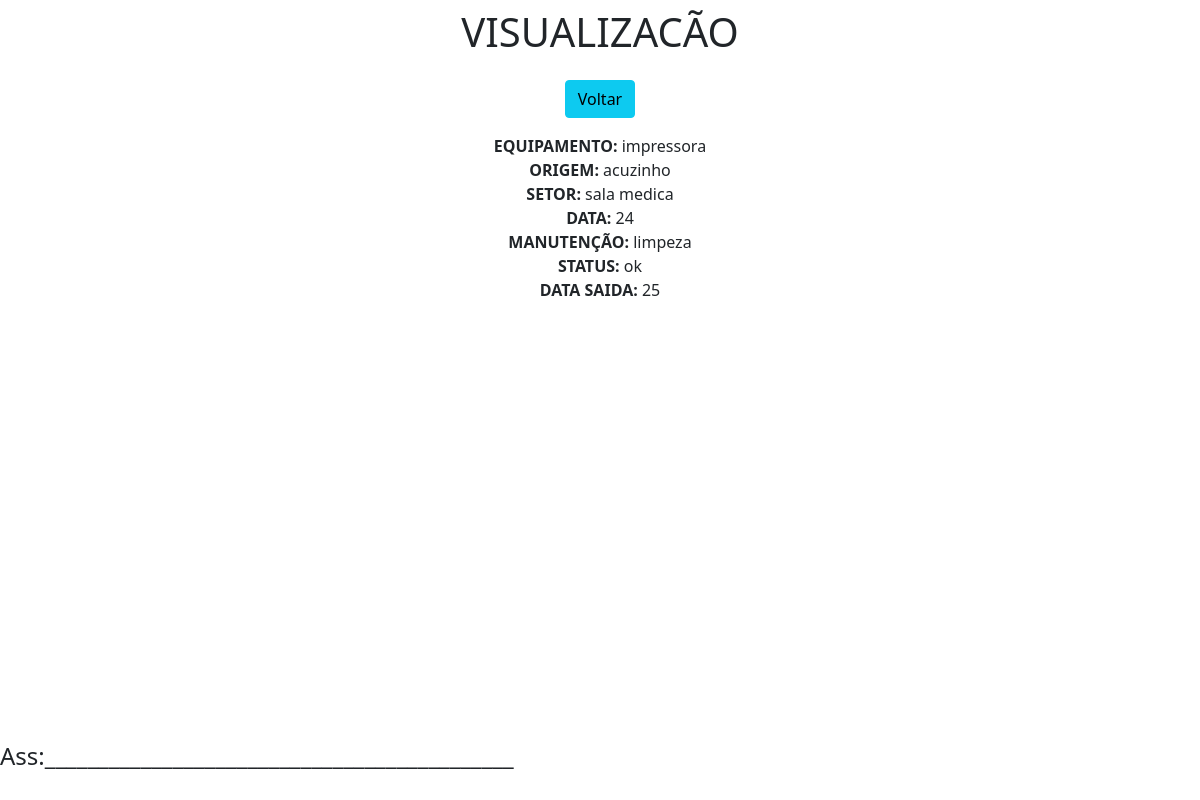
Screenshot of /view/18/ with the database file from the repository.
### app/models.py (models this page shows)
class Computador(models.Model):
    equipamento = models.CharField(max_length=100)
    origem = models.CharField(max_length=100)
    setor = models.CharField(max_length=100)
    data = models.CharField(max_length=100)
    manutencao = models.CharField(max_length=100)
    status = models.CharField(max_length=100)
    dataSaida = models.CharField(max_length=100)

### app/views.py (the view)
# urls.py: path('view/<int:pk>/', view, name='view'),
def view(request, pk):
    data = {}
    data['db'] = Computador.objects.get(pk=pk)
    return render(request,'view.html', data)

### app/templates/view.html (shortened to what this page needs)
<!DOCTYPE html>
<html lang="en">
<head>
    <link href="https://cdn.jsdelivr.net/npm/bootstrap@5.1.3/dist/css/bootstrap.min.css" rel="stylesheet">
</head>
<body>
    <div class="col-8 m-auto pt-2 pb-2 text-center" >
        <h1>VISUALIZACÃO</h1>
    </div>
    <div class="col-8 m-auto pt-2 pb-2 text-center" >
        <a href="/" class="btn btn-info">Voltar</a>
    </div>
    <div class="col-8 m-auto pt-2 pb-2 text-center" >
        <strong>EQUIPAMENTO: </strong>{{db.equipamento}}<br>
        <strong>ORIGEM: </strong>{{db.origem}}<br>
        <strong>SETOR: </strong>{{db.setor}}<br>
        <strong>DATA: </strong>{{db.data}}<br>
        <strong>MANUTENÇÃO: </strong>{{db.manutencao}}<br>
        <strong>STATUS: </strong>{{db.status}}<br>
        <strong>DATA SAIDA: </strong>{{db.dataSaida}}<br>
    </div><br><br><br><br><br><br><br><br><br><br><br><br><br><br><br><br><br><br>
<h4>Ass:____________________________________________</h4>
</body>
</html>

### rows the page displays
Computador: equipamento "impressora", origem "acuzinho", setor "sala medica", data "24", manutencao "limpeza", status "ok", dataSaida "25"
